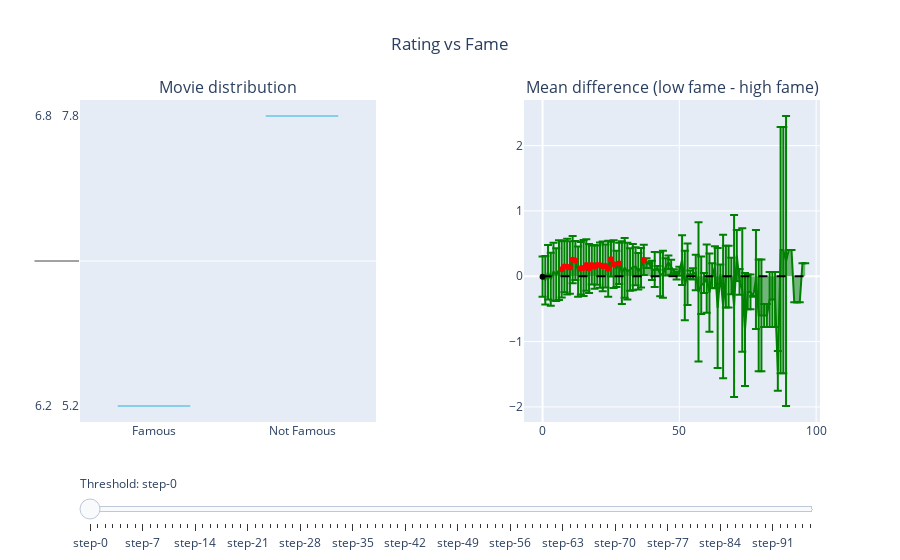

Notebook code cell kept with this figure:
### Code cell
import plotly.graph_objs as go
import plotly.express as px
from plotly.subplots import make_subplots
import numpy as np

thresholds = np.arange(0, 97, 1)

means = difference_means['difference_means']
stds = difference_means['std'] * 1.96

# determine max and min values for the y-axis
y_max = means.max() + stds.max()
y_min = means.min() - stds.max()

# Create initial figure
fig = make_subplots(
    rows=1,
    cols=2,
    start_cell="bottom-left",
    subplot_titles=("Movie distribution", "Mean difference (low fame - high fame)"),
    horizontal_spacing=0.2,
)

# create traces for each threshold making 2 boxplots per threshold
for i,threshold in enumerate(thresholds):
    matchs = difference_means.loc[threshold]['matched_pairs']
    fame = matchs[matchs['fame_dummy'] == 1]['averageRating']
    no_fame = matchs[matchs['fame_dummy'] == 0]['averageRating']
    trace = go.Box(
        visible=(i == 0),
        name=f'{threshold}',
        x=["Famous", "Not Famous"],
        y=[fame, no_fame],
        marker=dict(color='skyblue'),
    )
    fig.add_trace(trace, row=1, col=1) # here might be a problem with the row and col

# Create and add traces for the line plot
fig.add_trace(go.Scatter(
    x=thresholds,
    y=means,
    error_y=dict(type='data', array=stds, visible=True),
    mode='lines',
    name='Difference in means',
    fill='tozeroy',
    line=dict(color='green')
),
    row=1,
    col=2)

# Make a red line where the significance is 5%
sig_indices = difference_means[difference_means['p<0.005'] == 1].index
fig.add_trace(go.Scatter(
    x=sig_indices,
    y=difference_means.loc[sig_indices, 'difference_means'],
    mode='markers',
    marker=dict(color='red'),
    name='Significant values at 5%'
),
    row=1,
    col=2)

# add a black dot at the threshold
for i in range(0, 97, 1):
    fig.add_trace(go.Scatter(
        visible=(i == 0),
        x=[i],
        y=[difference_means.loc[i, 'difference_means']],
        mode='markers',
        marker=dict(color='black'),
        name='Threshold'
    ),
        row=1,
        col=2)
    
# add a horizontal dotted line at y=0 for the 2nd plot
fig.add_shape(
    type='line',
    x0=0,
    x1=96,
    y0=0,
    y1=0,
    line=dict(color='black', dash='dash'),
    row=1,
    col=2)

#Create and add a slider
steps = []
for i,t in enumerate(thresholds):
    step = dict(
        method="update",
        args=[{"visible": [False] * len(thresholds)},
              {"title": f"Threshold: {t}"}],  # layout attribute
    )
    step['args'][0]['visible'][i] = True
    step['args'].append({"title": f"Threshold: {t}"})  # Combine layout attributes
    steps.append(step)

sliders = [dict(
    active=0,
    currentvalue={"prefix": "Threshold: "},
    pad={"t": 50},
    steps=steps
)]

fig.update_layout(
    sliders=sliders,
    title='Rating vs Fame',
    title_x=0.5,
    showlegend=False,
)

fig.show()
